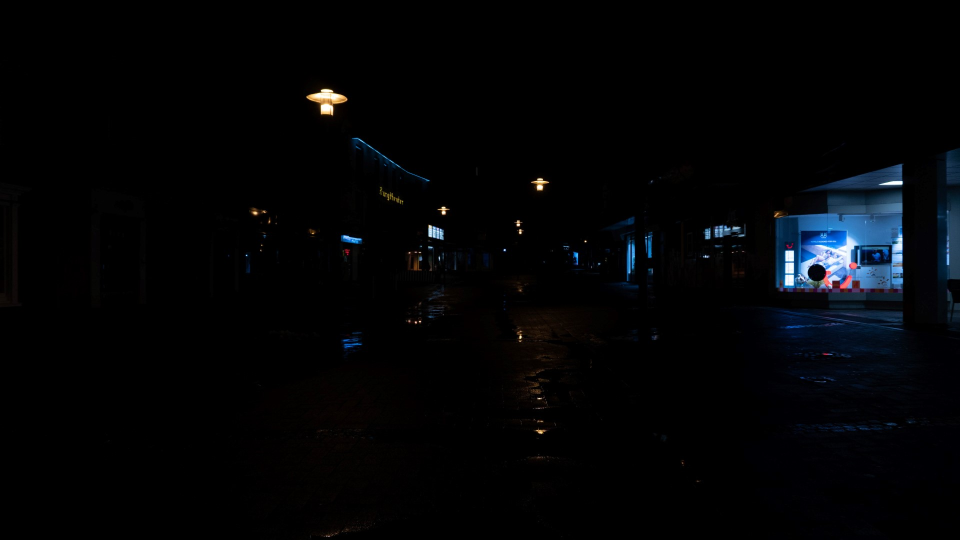
#> input picture own/street_0.jpg, 1920 x 1080 px, given in place of street_4.JPG, which was not available (shown at 1/2 size)
$ python SuperHDR_2.py
#> lines starting #> are read from the running program, lines starting #| are printed output that depends on the picture; pictures that were not available may be replaced by others from this repository, and a replacement may not be noted
### SuperHDR_aux.py
import numpy as np
import cv2

sat_threshold = 190
blk_threshold = 90


class sdrImage:
    def __init__(self, image, exp):
        # The image in BGR color space
        self.image = image
        # Temporary conversion to HSV for getting the brightness channel
        imagetemp = cv2.cvtColor(image, cv2.COLOR_BGR2HSV)
        self.luminance = imagetemp[:,:,2]
        self.trinarized = np.zeros(self.luminance.shape, dtype=np.uint8)
        # Amount of appropriate pixels
        self.pixels_appr = 0
        self.pixels_sat = 0
        self.pixels_blk = 0
        self.displacement = (0, 0)
        self.darker = None
        self.brighter = None
        self.relative_exp = exp

    # [63 lines left out: functions __str__, adjust_exposure, trinarize, count_pixels, trinarize_vis, difference_mask and 1 more, not called in this run]


# Scales down the image to a tenth of its size
def scale_down(channel):
    resized = cv2.resize(channel, (int(channel.shape[1] * 0.1), int(channel.shape[0] * 0.1)), interpolation=cv2.INTER_NEAREST)
    return resized

# Aligns the images. If the image is quite big, an initial alignment is done on a downscaled version.
# After that, the alignment of the original image can be down with the downscaled alignment as a starting point
# [145 lines left out: functions align_image, align, sort_into_chain, merging, inv_crf, not called in this run]


# Easy importing of all the images that were used in this project
def import_series(name):
#> called with name = 'own_street'
    sdr_series = []
    if name == "parliament": # resource: https://farbspiel-photo.com/learn/hdr-pics-to-play-with/hdr-pics-to-play-with-the-parliament
        sdr_series.append(sdrImage(cv2.imread("Parliament/The Parliament - ppw - 01.png", cv2.IMREAD_COLOR), -3))
        sdr_series.append(sdrImage(cv2.imread("Parliament/The Parliament - ppw - 02.png", cv2.IMREAD_COLOR), -2))
        sdr_series.append(sdrImage(cv2.imread("Parliament/The Parliament - ppw - 03.png", cv2.IMREAD_COLOR), -1))
        sdr_series.append(sdrImage(cv2.imread("Parliament/The Parliament - ppw - 04.png", cv2.IMREAD_COLOR), 0))
        sdr_series.append(sdrImage(cv2.imread("Parliament/The Parliament - ppw - 05.png", cv2.IMREAD_COLOR), 1))
        sdr_series.append(sdrImage(cv2.imread("Parliament/The Parliament - ppw - 06.png", cv2.IMREAD_COLOR), 2))
    elif name == "own_street": # Photos were captured by us!
        # [4 lines of commented-out code are left out]
        sdr_series.append(sdrImage(cv2.imread("own/street_4.JPG", cv2.IMREAD_COLOR), -2))
#> in __init__, self.image is the input picture: shape (1080, 1920, 3); mean B, G, R 5.9, 4.1, 3
#> in __init__, `imagetemp = cv2.cvtColor(image, cv2.COLOR_BGR2HSV)`: imagetemp: shape (1080, 1920, 3); mean H, S, V 20.6, 53.5, 6.6
#> in __init__, `self.luminance = imagetemp[:,:,2]`:
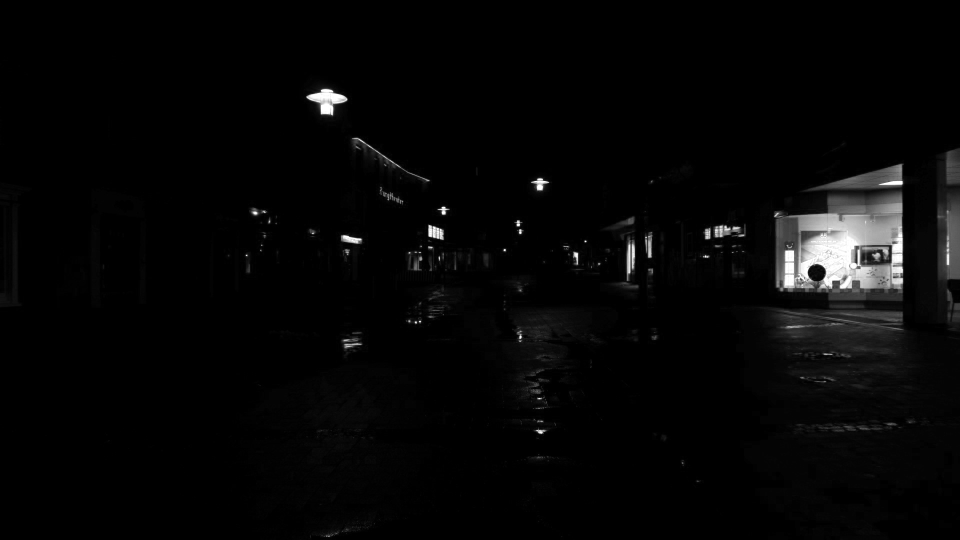
#> self.luminance: shape (1080, 1920) (shown at 1/2 size); min 0, max 255, mean 6.6
        sdr_series.append(sdrImage(cv2.imread("own/street_5.JPG", cv2.IMREAD_COLOR), -1))
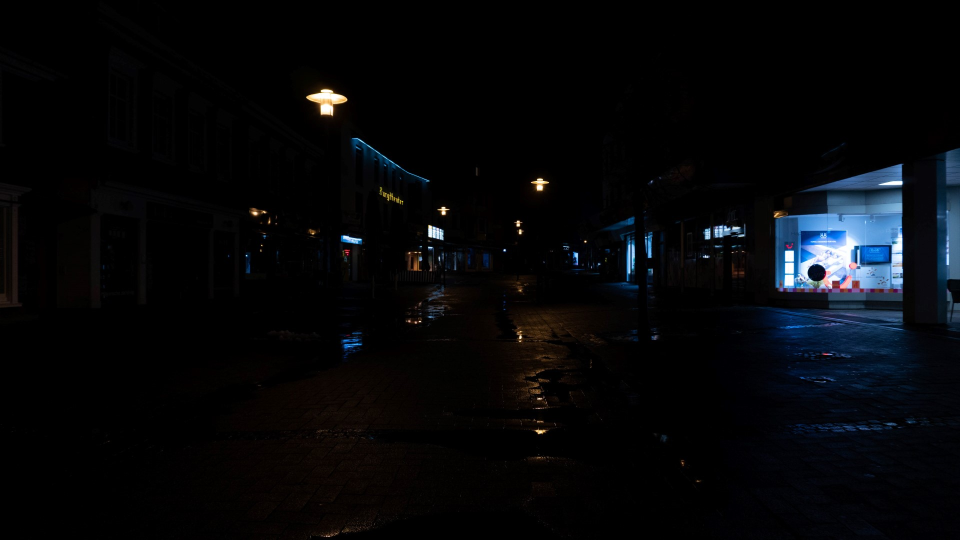
#> input picture own/street_1.jpg, 1920 x 1080 px, given in place of street_5.JPG, which was not available (shown at 1/2 size)
#> call 2 of __init__, with exp = -1
#> in __init__, self.image is the input picture: shape (1080, 1920, 3); mean B, G, R 9.4, 7.2, 5.9
#> in __init__ (call 2), `imagetemp = cv2.cvtColor(image, cv2.COLOR_BGR2HSV)`: imagetemp: shape (1080, 1920, 3); mean H, S, V 27.6, 75.4, 10.8
#> in __init__ (call 2), `self.luminance = imagetemp[:,:,2]`:
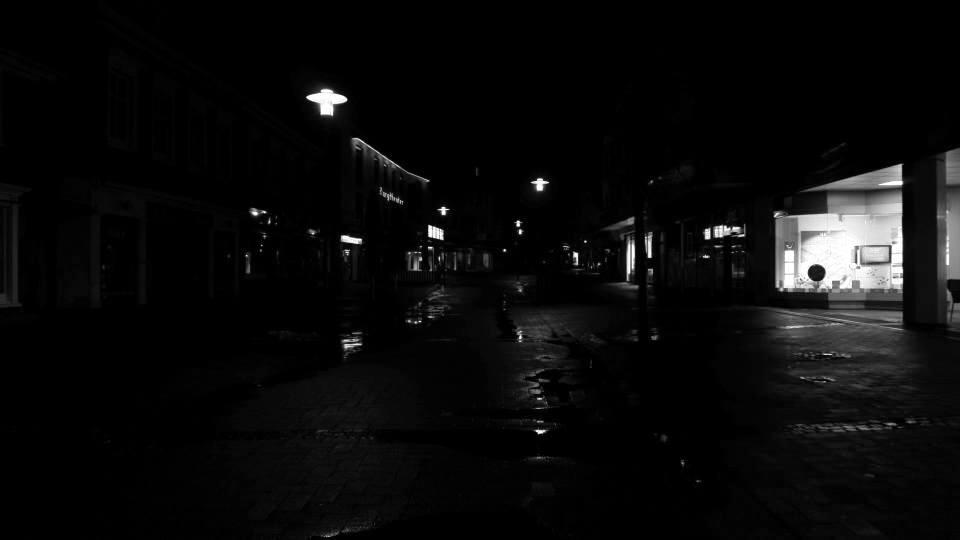
#> self.luminance: shape (1080, 1920) (shown at 1/2 size); min 0, max 255, mean 10.8
        sdr_series.append(sdrImage(cv2.imread("own/street_6.JPG", cv2.IMREAD_COLOR), 0))
        sdr_series.append(sdrImage(cv2.imread("own/street_7.JPG", cv2.IMREAD_COLOR), 1))
        sdr_series.append(sdrImage(cv2.imread("own/street_8.JPG", cv2.IMREAD_COLOR), 2))
        # sdr_series.append(sdrImage(cv2.imread("own/street_9.JPG", cv2.IMREAD_COLOR), 3))
    elif name == "own_statue": # Photos were captured by us!
        # sdr_series.append(sdrImage(cv2.imread("own/statue_0.JPG", cv2.IMREAD_COLOR), -6))
        # sdr_series.append(sdrImage(cv2.imread("own/statue_1.JPG", cv2.IMREAD_COLOR), -5))
        sdr_series.append(sdrImage(cv2.imread("own/statue_2.JPG", cv2.IMREAD_COLOR), -4))
        sdr_series.append(sdrImage(cv2.imread("own/statue_3.JPG", cv2.IMREAD_COLOR), -3))
        sdr_series.append(sdrImage(cv2.imread("own/statue_4.JPG", cv2.IMREAD_COLOR), -2))
        sdr_series.append(sdrImage(cv2.imread("own/statue_5.JPG", cv2.IMREAD_COLOR), -1))
        sdr_series.append(sdrImage(cv2.imread("own/statue_6.JPG", cv2.IMREAD_COLOR), 0))
        sdr_series.append(sdrImage(cv2.imread("own/statue_7.JPG", cv2.IMREAD_COLOR), 1))
        sdr_series.append(sdrImage(cv2.imread("own/statue_8.JPG", cv2.IMREAD_COLOR), 2))
        sdr_series.append(sdrImage(cv2.imread("own/statue_9.JPG", cv2.IMREAD_COLOR), 3))
    elif name == "own_street_moved": # Photos were captured by us!
        # sdr_series.append(sdrImage(cv2.imread("own/street2 (1).JPG", cv2.IMREAD_COLOR), -5))
        # sdr_series.append(sdrImage(cv2.imread("own/street2 (2).JPG", cv2.IMREAD_COLOR), -4))
        # sdr_series.append(sdrImage(cv2.imread("own/street2 (3).JPG", cv2.IMREAD_COLOR), -3))
        sdr_series.append(sdrImage(cv2.imread("own/street2 (4).JPG", cv2.IMREAD_COLOR), -2))
        sdr_series.append(sdrImage(cv2.imread("own/street2 (5).JPG", cv2.IMREAD_COLOR), -1))
        sdr_series.append(sdrImage(cv2.imread("own/street2 (6).JPG", cv2.IMREAD_COLOR), 0))
        sdr_series.append(sdrImage(cv2.imread("own/street2 (7).JPG", cv2.IMREAD_COLOR), 1))
        sdr_series.append(sdrImage(cv2.imread("own/street2 (8).JPG", cv2.IMREAD_COLOR), 2))
        # sdr_series.append(sdrImage(cv2.imread("own/street2 (9).JPG", cv2.IMREAD_COLOR), 3))
    elif name == "own_street_moved_enhanced": # Photos were captured by us!
        # sdr_series.append(sdrImage(cv2.imread("own/street2b (1).JPG", cv2.IMREAD_COLOR), -5))
        # sdr_series.append(sdrImage(cv2.imread("own/street2b (2).JPG", cv2.IMREAD_COLOR), -4))
        # sdr_series.append(sdrImage(cv2.imread("own/street2b (3).JPG", cv2.IMREAD_COLOR), -3))
        sdr_series.append(sdrImage(cv2.imread("own/street2b (4).JPG", cv2.IMREAD_COLOR), -2))
        sdr_series.append(sdrImage(cv2.imread("own/street2b (5).JPG", cv2.IMREAD_COLOR), -1))
        sdr_series.append(sdrImage(cv2.imread("own/street2b (6).JPG", cv2.IMREAD_COLOR), 0))
        # sdr_series.append(sdrImage(cv2.imread("own/street2b (7).JPG", cv2.IMREAD_COLOR), 1))
        sdr_series.append(sdrImage(cv2.imread("own/street2b (8).JPG", cv2.IMREAD_COLOR), 2))
        # sdr_series.append(sdrImage(cv2.imread("own/street2b (9).JPG", cv2.IMREAD_COLOR), 3))
    elif name == "own_street_moved_mini": # Photos were captured by us!
        # sdr_series.append(sdrImage(cv2.imread("own/mini/street2b (1).JPG", cv2.IMREAD_COLOR), -5))
        # sdr_series.append(sdrImage(cv2.imread("own/mini/street2b (2).JPG", cv2.IMREAD_COLOR), -4))
        # sdr_series.append(sdrImage(cv2.imread("own/mini/street2b (3).JPG", cv2.IMREAD_COLOR), -3))
        sdr_series.append(sdrImage(cv2.imread("own/mini/street2b (4).JPG", cv2.IMREAD_COLOR), -2))
        sdr_series.append(sdrImage(cv2.imread("own/mini/street2b (5).JPG", cv2.IMREAD_COLOR), -1))
        sdr_series.append(sdrImage(cv2.imread("own/mini/street2b (6).JPG", cv2.IMREAD_COLOR), 0))
        # sdr_series.append(sdrImage(cv2.imread("own/mini/street2b (7).JPG", cv2.IMREAD_COLOR), 1))
        sdr_series.append(sdrImage(cv2.imread("own/mini/street2b (8).JPG", cv2.IMREAD_COLOR), 2))
        sdr_series.append(sdrImage(cv2.imread("own/mini/street2b (9).JPG", cv2.IMREAD_COLOR), 3))
    elif name == "parliament2": # resource: https://farbspiel-photo.com/learn/hdr-pics-to-play-with/hdr-pics-to-play-with-the-parliament
        # sdr_series.append(sdrImage(cv2.imread("Parliament_moved/01.png", cv2.IMREAD_COLOR), -3))
        sdr_series.append(sdrImage(cv2.imread("Parliament_moved/02.png", cv2.IMREAD_COLOR),-2))
        sdr_series.append(sdrImage(cv2.imread("Parliament_moved/03.png", cv2.IMREAD_COLOR),-1))
        sdr_series.append(sdrImage(cv2.imread("Parliament_moved/04.png", cv2.IMREAD_COLOR),0))
        sdr_series.append(sdrImage(cv2.imread("Parliament_moved/05.png", cv2.IMREAD_COLOR),1))
        # sdr_series.append(sdrImage(cv2.imread("Parliament_moved/06.png", cv2.IMREAD_COLOR),2))
    elif name == "parliament2mini": # resource: https://farbspiel-photo.com/learn/hdr-pics-to-play-with/hdr-pics-to-play-with-the-parliament
        sdr_series.append(sdrImage(cv2.imread("Parliament_moved/mini/01.png", cv2.IMREAD_COLOR),-3))
        sdr_series.append(sdrImage(cv2.imread("Parliament_moved/mini/02.png", cv2.IMREAD_COLOR),-2))
        sdr_series.append(sdrImage(cv2.imread("Parliament_moved/mini/03.png", cv2.IMREAD_COLOR),-1))
        sdr_series.append(sdrImage(cv2.imread("Parliament_moved/mini/04.png", cv2.IMREAD_COLOR),0))
        sdr_series.append(sdrImage(cv2.imread("Parliament_moved/mini/05.png", cv2.IMREAD_COLOR),1))
        # sdr_series.append(sdrImage(cv2.imread("Parliament_moved/mini/06.png", cv2.IMREAD_COLOR),2))
    elif name == "opencv_test_set": # resource: https://github.com/opencv/opencv_extra/tree/3.4/testdata/cv/hdr/exposures
        sdr_series.append(sdrImage(cv2.imread("opencvhdr/memorial00.png", cv2.IMREAD_COLOR), 2))
        sdr_series.append(sdrImage(cv2.imread("opencvhdr/memorial01.png", cv2.IMREAD_COLOR), 1))
        sdr_series.append(sdrImage(cv2.imread("opencvhdr/memorial02.png", cv2.IMREAD_COLOR), 0))
        sdr_series.append(sdrImage(cv2.imread("opencvhdr/memorial03.png", cv2.IMREAD_COLOR), -1))
        sdr_series.append(sdrImage(cv2.imread("opencvhdr/memorial04.png", cv2.IMREAD_COLOR), -2))
        sdr_series.append(sdrImage(cv2.imread("opencvhdr/memorial05.png", cv2.IMREAD_COLOR), -3))
        sdr_series.append(sdrImage(cv2.imread("opencvhdr/memorial06.png", cv2.IMREAD_COLOR), -4))
        sdr_series.append(sdrImage(cv2.imread("opencvhdr/memorial07.png", cv2.IMREAD_COLOR), -5))
        sdr_series.append(sdrImage(cv2.imread("opencvhdr/memorial08.png", cv2.IMREAD_COLOR), -6))
        sdr_series.append(sdrImage(cv2.imread("opencvhdr/memorial09.png", cv2.IMREAD_COLOR), -7))
        # [6 lines of commented-out code are left out]
    elif name == "own_monster": # Photos were captured by us!
        sdr_series.append(sdrImage(cv2.imread("own/monster (1).JPG", cv2.IMREAD_COLOR), -6))
        sdr_series.append(sdrImage(cv2.imread("own/monster (2).JPG", cv2.IMREAD_COLOR), -5))
        sdr_series.append(sdrImage(cv2.imread("own/monster (3).JPG", cv2.IMREAD_COLOR), -4))
        sdr_series.append(sdrImage(cv2.imread("own/monster (4).JPG", cv2.IMREAD_COLOR), -3))
        sdr_series.append(sdrImage(cv2.imread("own/monster (5).JPG", cv2.IMREAD_COLOR), -2))
        sdr_series.append(sdrImage(cv2.imread("own/monster (6).JPG", cv2.IMREAD_COLOR), -1))
        sdr_series.append(sdrImage(cv2.imread("own/monster (7).JPG", cv2.IMREAD_COLOR), 0))
        sdr_series.append(sdrImage(cv2.imread("own/monster (8).JPG", cv2.IMREAD_COLOR), 1))
        sdr_series.append(sdrImage(cv2.imread("own/monster (9).JPG", cv2.IMREAD_COLOR), 2))
    elif name == "own_monster_mini": # Photos were captured by us!
        # sdr_series.append(sdrImage(cv2.imread("own/mini/monster (1).JPG", cv2.IMREAD_COLOR), -6))
        # sdr_series.append(sdrImage(cv2.imread("own/mini/monster (2).JPG", cv2.IMREAD_COLOR), -5))
        # sdr_series.append(sdrImage(cv2.imread("own/mini/monster (3).JPG", cv2.IMREAD_COLOR), -4))
        sdr_series.append(sdrImage(cv2.imread("own/mini/monster (4).JPG", cv2.IMREAD_COLOR), -3))
        sdr_series.append(sdrImage(cv2.imread("own/mini/monster (5).JPG", cv2.IMREAD_COLOR), -2))
        sdr_series.append(sdrImage(cv2.imread("own/mini/monster (6).JPG", cv2.IMREAD_COLOR), -1))
        sdr_series.append(sdrImage(cv2.imread("own/mini/monster (7).JPG", cv2.IMREAD_COLOR), 0))
        sdr_series.append(sdrImage(cv2.imread("own/mini/monster (8).JPG", cv2.IMREAD_COLOR), 1))
        sdr_series.append(sdrImage(cv2.imread("own/mini/monster (9).JPG", cv2.IMREAD_COLOR), 2))
    return sdr_series

### SuperHDR_2.py
from SuperHDR_aux import *
import cv2
import numpy as np
import imageio


# Determines reference image based on most appropriate pixels
# Sorts the images into an exposure series from darkest to brightest
def preprocess(sdr_series):
    ref = sdr_series[0]
    for sdr_image in sdr_series:
        count_pixels(sdr_image)
        if ref.pixels_appr < sdr_image.pixels_appr:
            ref = sdr_image
    print("ref exposure", ref.relative_exp)
    for sdr_image in sdr_series:
        sort_into_chain(ref, sdr_image)
    return ref

# Normalizes the luminance channel of an image in relation to the reference image
def normalize_luminance(sdr_series, ref):
    for sdr_image in sdr_series:
        if sdr_image != ref:
            adjust_exposure(sdr_image, ref)

# Aligns all images with the reference image as good as possible
def align_images_to_ref(sdr_series, ref):
    trinarize(ref)
    cv2.imshow("ref tri", trinarize_vis(ref.trinarized))
    for sdr_image in sdr_series:
        if sdr_image != ref:
            trinarize(sdr_image)
            sdr_image.displacement = align_image(sdr_image.trinarized, ref.trinarized)
            print(sdr_image.displacement)

# Executes all steps for HDR imaging and outputs result to test.exr
def sdr_series_to_hdr(sdr_series):
    ref = preprocess(sdr_series)
    normalize_luminance(sdr_series, ref)
    align_images_to_ref(sdr_series, ref)
    hdr = merging(ref)
    hdr_rgb = hdr[...,::-1].copy()
    imageio.imwrite('test.exr', hdr_rgb, 'exr')


# Imports the standard DR exposure series
# parliament for test set of a parliament and water
# parliament2 for a (digitally) displaced test set
# opencv_test_set for the image set used for OpenCVHDR
# Our own sets: own_monster, own_monster_mini, own_street, own_street, own_street_moved, own_street_moved_enhanced,
# own_statue, own_street_moved_mini
#> (the run stopped early here; a loop or call above may not have finished)
